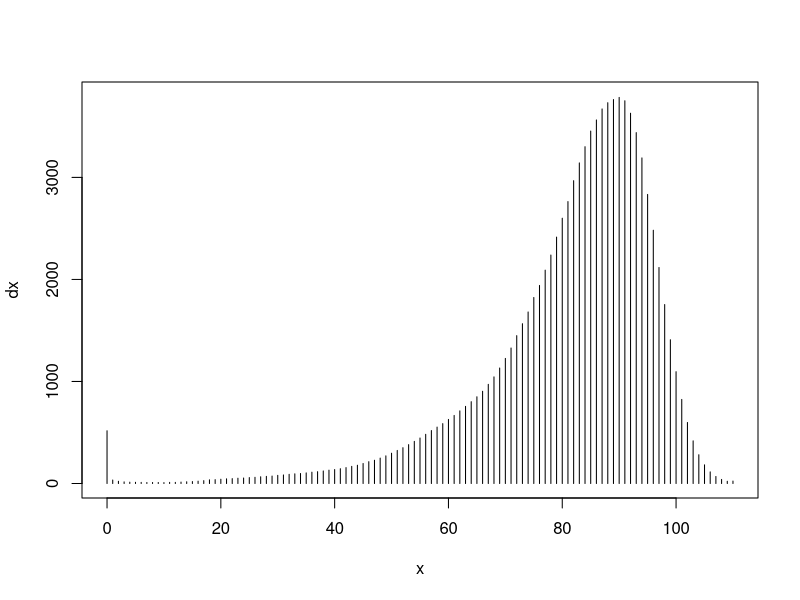
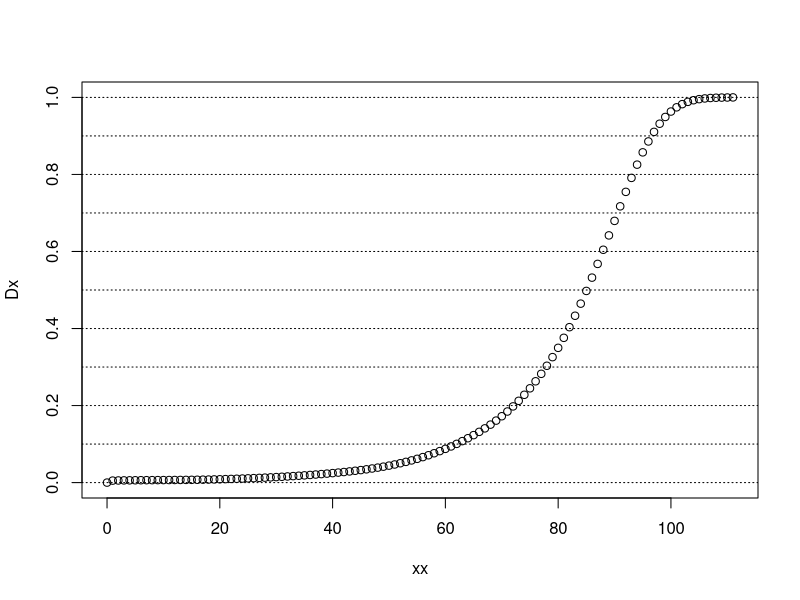
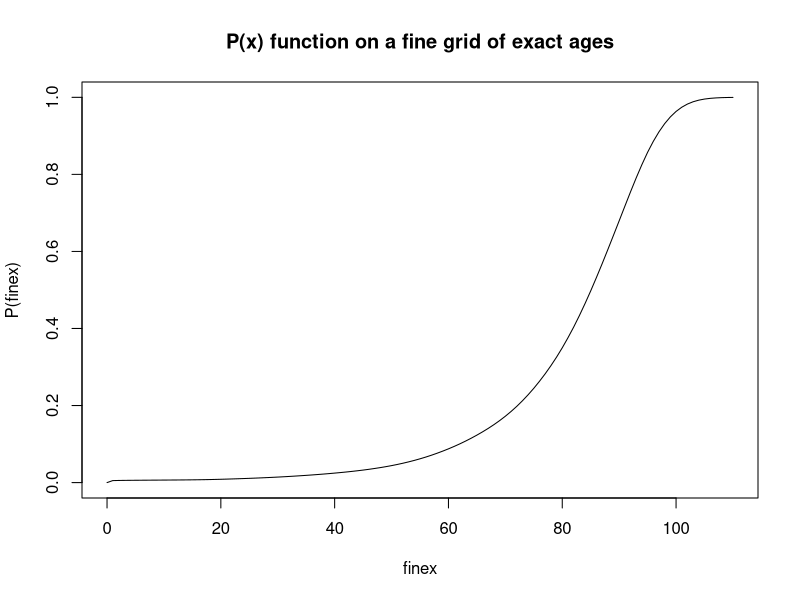
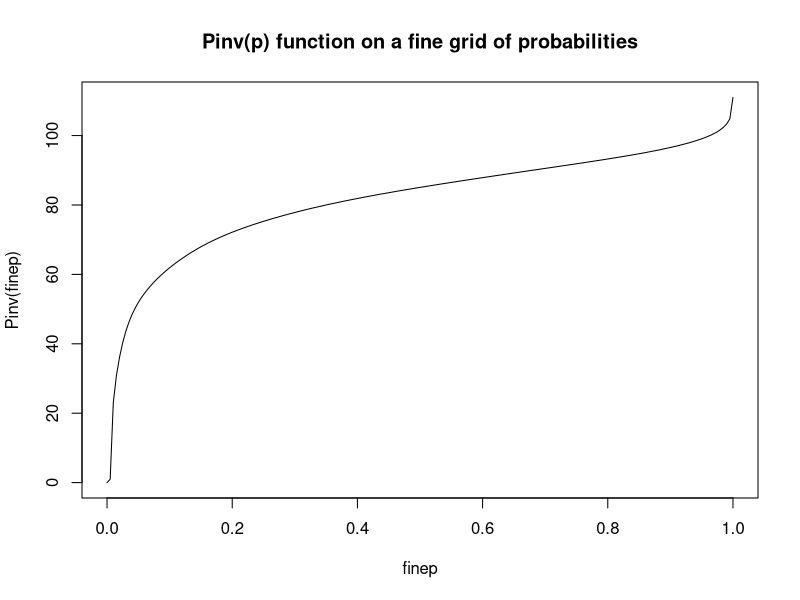
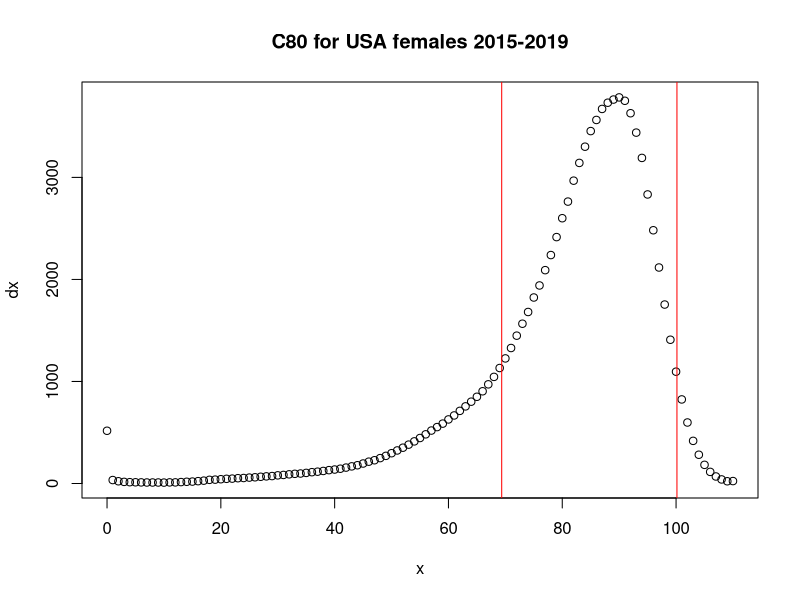

The R source for these figures, in order:
## ---- chunk 1
library(tidyverse)
## ---- chunk 2
x  = 0:110

dx = c(517L, 34L, 22L, 16L, 13L, 12L, 11L, 10L, 10L, 10L, 9L, 11L, 
       11L, 14L, 17L, 19L, 23L, 28L, 36L, 38L, 42L, 46L, 48L, 52L, 54L, 
       58L, 61L, 66L, 70L, 73L, 80L, 84L, 90L, 95L, 98L, 104L, 111L, 
       116L, 123L, 131L, 137L, 145L, 156L, 168L, 179L, 196L, 214L, 228L, 
       249L, 271L, 297L, 324L, 351L, 381L, 413L, 446L, 482L, 519L, 553L, 
       587L, 628L, 667L, 712L, 756L, 802L, 850L, 904L, 972L, 1045L, 
       1132L, 1226L, 1328L, 1449L, 1566L, 1681L, 1823L, 1941L, 2091L, 
       2239L, 2415L, 2600L, 2763L, 2968L, 3142L, 3301L, 3454L, 3563L, 
       3671L, 3732L, 3763L, 3784L, 3751L, 3629L, 3439L, 3191L, 2833L, 
       2482L, 2117L, 1754L, 1409L, 1096L, 824L, 598L, 418L, 282L, 183L, 
       114L, 69L, 40L, 22L, 24L)


sum(dx)

plot(x, dx, type='h')
## ---- chunk 3

# cumulative deaths by exact ages 0,1,...,111
xx = 0:111  # extends x to represent EXACT ages 0,1,...,111
Dx = cumsum(c(0,dx))/sum(dx)

plot(xx,Dx)
abline(h=seq(0,1,.10),lty='dotted')

P    = approxfun(xx, Dx, yleft=0, yright=1)
Pinv = approxfun(Dx, xx, yleft=NA, yright=NA)

# examples: P(dead by 45.6), age z such that P(dead by z) = .389
P(45.6)

Pinv(.389)

finex = seq(0,110,.10)
plot( finex, P(finex), type='l', main='P(x) function on a fine grid of exact ages')

finep = seq(0,1,.005)
plot( finep, Pinv(finep), type='l', main='Pinv(p) function on a fine grid of probabilities')



## ---- chunk 4

Cindex = function(target_prob) {
  tmp = tibble(quantile1 = seq(0,1-target_prob,.005),
               quantile2 = quantile1 + target_prob,
               age1      = Pinv(quantile1),
               age2      = Pinv(quantile2),
               distance  = age2 - age1) %>% 
        arrange(distance) %>% 
        slice(1) %>% 
        unlist()

  return(tmp)
}

Cindex(.50)

Cindex(.25)

Cindex(.80)

plot(x,dx)
C80 = Cindex(.80)
abline(v= c(C80['age1'],C80['age2']), col='red')
title('C80 for USA females 2015-2019')
